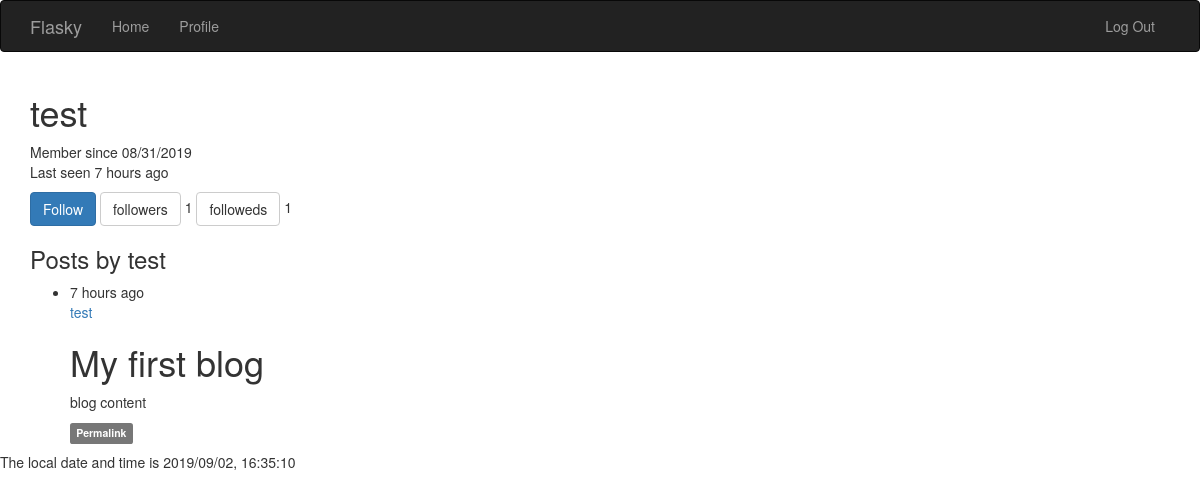
Before: /user/test (signed in) with the older database file.
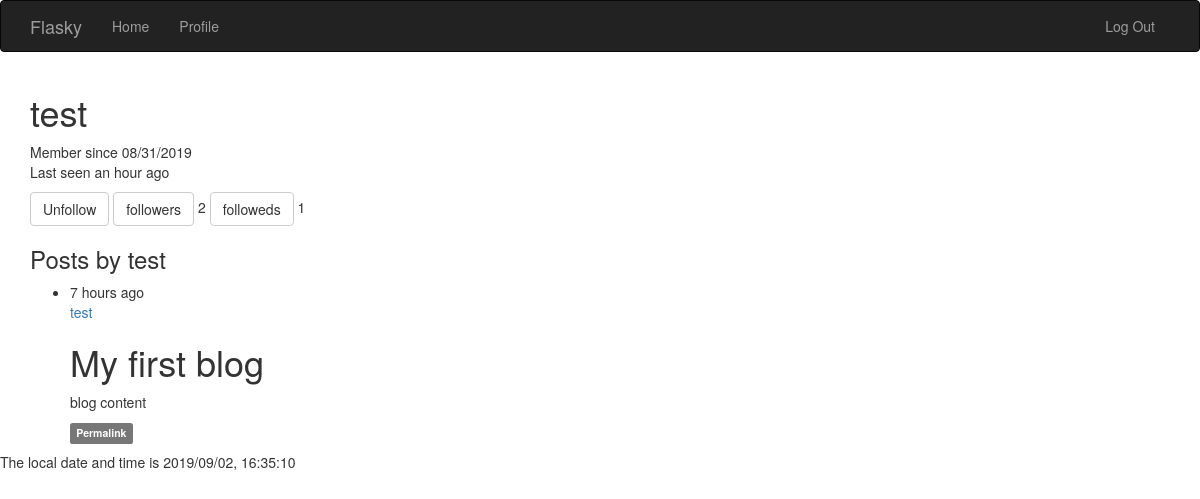
After: the same page with the newer database file.
### app/models.py (models this page shows, shortened)
class User(UserMixin, db.Model):
    __tablename__ = 'users'
    id = db.Column(db.Integer, primary_key=True)
    username = db.Column(db.String(65), unique=True, index=True)
    email = db.Column(db.String(65), unique=True, index=True)
    password_hash = db.Column(db.String(128))
    confirmed = db.Column(db.Boolean, default=False)
    name = db.Column(db.String(65))
    location = db.Column(db.String(65))
    about_me = db.Column(db.Text())
    member_since = db.Column(db.DateTime(), default=datetime.utcnow)
    last_seen    = db.Column(db.DateTime(), default=datetime.utcnow)
    role_id = db.Column(db.Integer, db.ForeignKey('roles.id'))
    posts = db.relationship('Post', backref='author', lazy='dynamic')
    followed = db.relationship('Follow', foreign_keys=[Follow.follower_id], backref=db.backref('follower', lazy='joined'), lazy='dynamic', cascade='all, delete-orphan')
    followers = db.relationship('Follow', foreign_keys=[Follow.followed_id], backref=db.backref('followed', lazy='joined'), lazy='dynamic', cascade='all, delete-orphan')
    @property
    def password(self):
        raise AttributeError('password is not a reable attribute')
    def can(self, permissions):
        return self.role is not None and ((self.role.permissions & permissions) == permissions)
    def is_administrator(self):
        return self.can(RolePermissionCode.ADMINISTRATOR)
    def ping(self):
        self.last_seen = datetime.utcnow()
        db.session.add(self)
    def is_following(self, user):
        return self.followed.filter_by(followed_id=user.id).first() is not None

### app/main/views.py (the view)
@main.route('/user/<username>')
def user(username):
    user = User.query.filter_by(username=username).first_or_404()
    posts = user.posts.order_by(Post.timestamp.desc()).all()
    return render_template('user.html', user=user, posts=posts)

### app/auth/views.py (called while the page is built)
@auth.before_app_request
def before_request():
    if current_user.is_authenticated:
        current_user.ping()
        if not current_user.confirmed \
        and request.endpoint[:5] != 'auth.' \
        and request.endpoint != 'static' :
            return redirect(url_for('auth.unconfirmed'))

### app/main/__init__.py (called while the page is built)
@main.app_context_processor
def inject_permissions():
    return dict(Permission=Permission)

### app/models.py (called while the page is built)
@login_manager.user_loader
def load_user(user_id):
    return User.query.get(int(user_id))

### app/templates/user.html (shortened to what this page needs)
{% extends 'base.html' %}
{% block page_content %}
<div class="page-head">
	<h1>{{ user.username }}</h1>
	<p>
		Member since {{ moment(user.member_since).format('L') }}
		Last seen {{ moment(user.last_seen).fromNow() }}
	</p>
	<p>
	{% if current_user.is_following(user) %}
		<a class="btn btn-default" href="{{ url_for('.unfollow', username=user.username) }}">Unfollow</a>
	{% else %}
		<a class="btn btn-primary" href="{{ url_for('.follow', username=user.username) }}">Follow</a>
	{% endif %}
		<a class="btn btn-default" href="{{ url_for('.followers', username=user.username) }}">followers</a>  {{ user.followers.count() }}
		<a class="btn btn-default" href="{{ url_for('.followeds', username=user.username) }}">followeds</a>  {{ user.followed.count() }}
	<h3>Posts by {{ user.username }}</h3>
	{% include '_posts.html' %}
</div>
{% endblock %}

Changed rows visible on the page:
changed User "test": last_seen "7 hours ago" → "an hour ago"
Other visible differences:
{{ user.followers.count() }}: "1" → "2"
text no longer shown: "Follow"
text now shown: "Unfollow"
